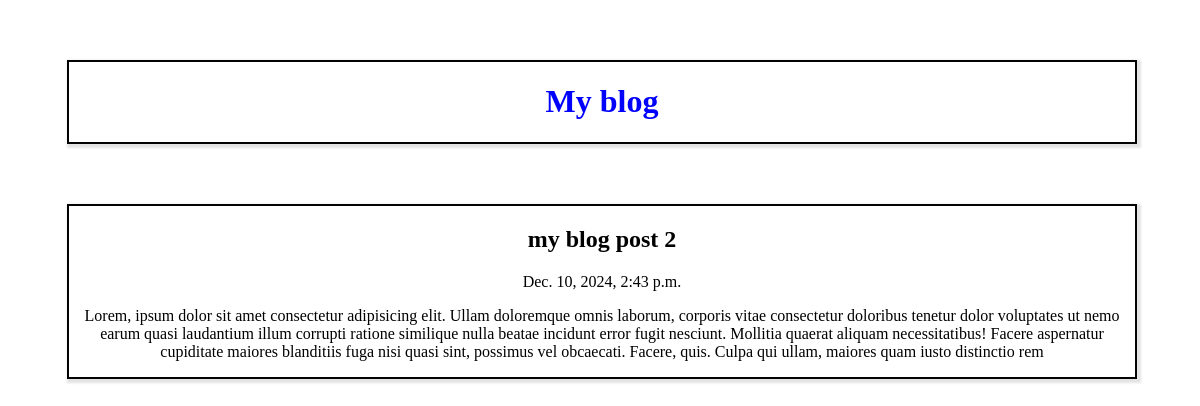
Screenshot of /post/2 with the database file from the repository.
### blogapp/models.py (models this page shows)
class Post(models.Model):
     title = models.CharField(max_length=100)
     body = models.CharField(max_length=100000)
     created_at = models.DateTimeField(default=datetime.now,blank=True)

### blogapp/views.py (the view)
# urls.py: path('post/<str:pk>',views.post, name= 'post')
def post(request,pk):
    posts = Post.objects.get(id=pk)
    return render(request,'posts.html',{'posts':posts})

### templates/posts.html
{%  load static %}
<link rel="stylesheet" href="{% static  'styles.css' %}">
<div class="head">
    <h1>My blog</h1>
</div>
<div class="head">
    <h2>{{posts.title}}</h2>
    <p>{{posts.created_at}}</p>
    <p>{{posts.body}}</p>
</div>

### static/styles.css (style rules this page uses)
h1 { color:blue; }
.head { border: 2px solid rgb(4, 3, 3) ; box-shadow: 2px 2px 2px 2px rgba(0, 0, 0, 0.108); width: 90%; margin-top: 60px; align-items: center; text-align: center; margin-left: 5%; }
h2 { color: black; }
p { color: black; }

### rows the page displays
Post: title "my blog post 2", created_at "Dec. 10, 2024, 2:43 p.m.", body "Lorem, ipsum dolor sit amet consectetur adipisicing elit. Ullam doloremque omnis laborum, corporis vitae consectetur doloribus tenetur dolor voluptates ut nemo earum quasi laudantium illum corrupti ratione similique nulla beatae incidunt error fugit nesciunt. Mollitia quaerat aliquam necessitatibus! Facere aspernatur cupiditate maiores blanditiis fuga nisi quasi sint, possimus vel obcaecati. Facere, quis. Culpa qui ullam, maiores quam iusto distinctio rem"
